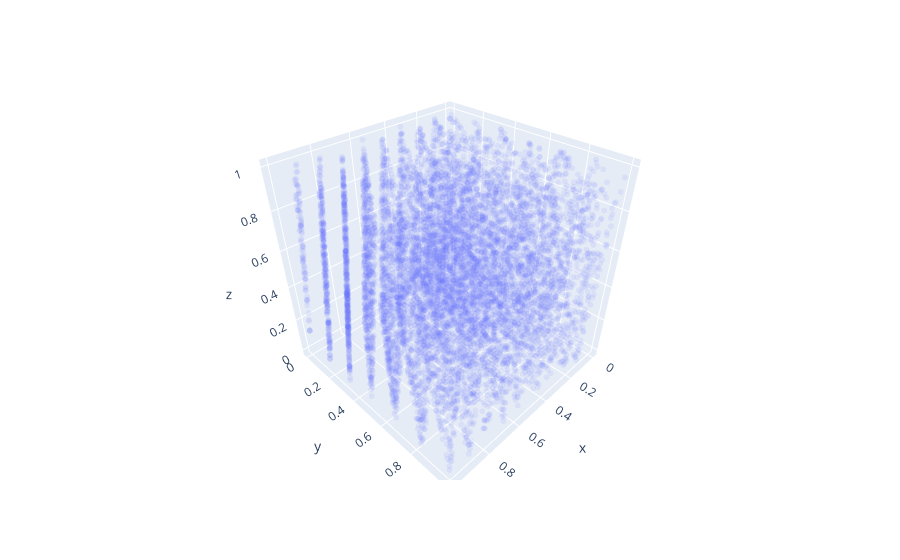

Source (notebook cell):
### Code cell
import plotly.express as px

fig = px.scatter_3d(x=random[::3], y=random[1::3], z=random[2::3], opacity=0.1)
fig.update_traces(marker_size = 2)
fig.show()

### Figure 1 — Plotly figure (JSON) as saved in the notebook; plotly's stock layout.template omitted (floating-point values rounded to 4 significant figures; data arrays with more than 128 entries replaced by an {"elided": "..."} marker saying what was removed)
{"data": [{"hovertemplate": "x=%{x}<br>y=%{y}<br>z=%{z}<extra></extra>", "legendgroup": "", "marker": {"color": "#636efa", "opacity": 0.1, "size": 2, "symbol": "circle"}, "mode": "markers", "name": "", "scene": "scene", "showlegend": false, "type": "scatter3d", "x": {"elided": "10000 float values"}, "y": {"elided": "10000 float values"}, "z": {"elided": "10000 float values"}}], "layout": {"legend": {"tracegroupgap": 0}, "margin": {"t": 60}, "scene": {"domain": {"x": [0, 1], "y": [0, 1]}, "xaxis": {"title": {"text": "x"}}, "yaxis": {"title": {"text": "y"}}, "zaxis": {"title": {"text": "z"}}}}}
